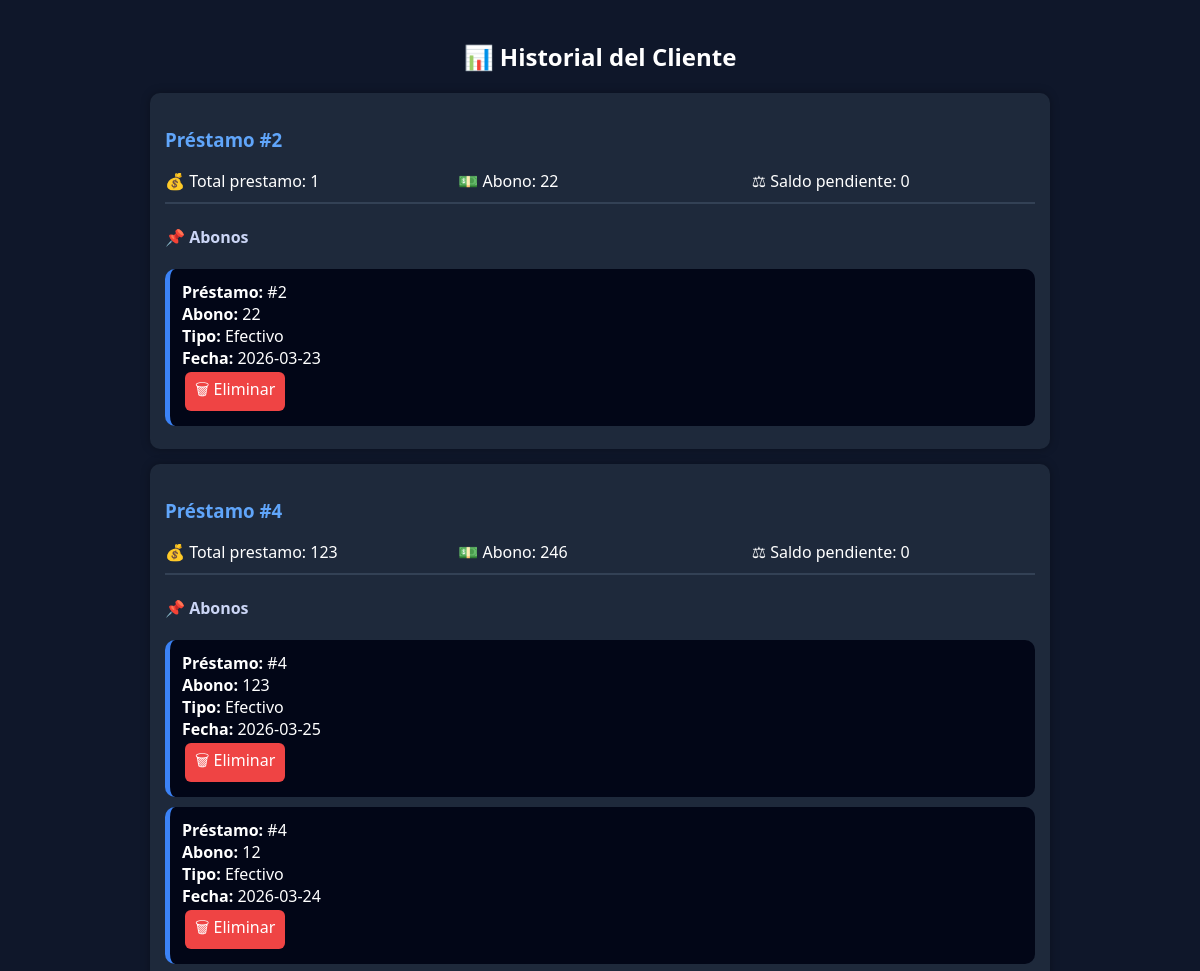
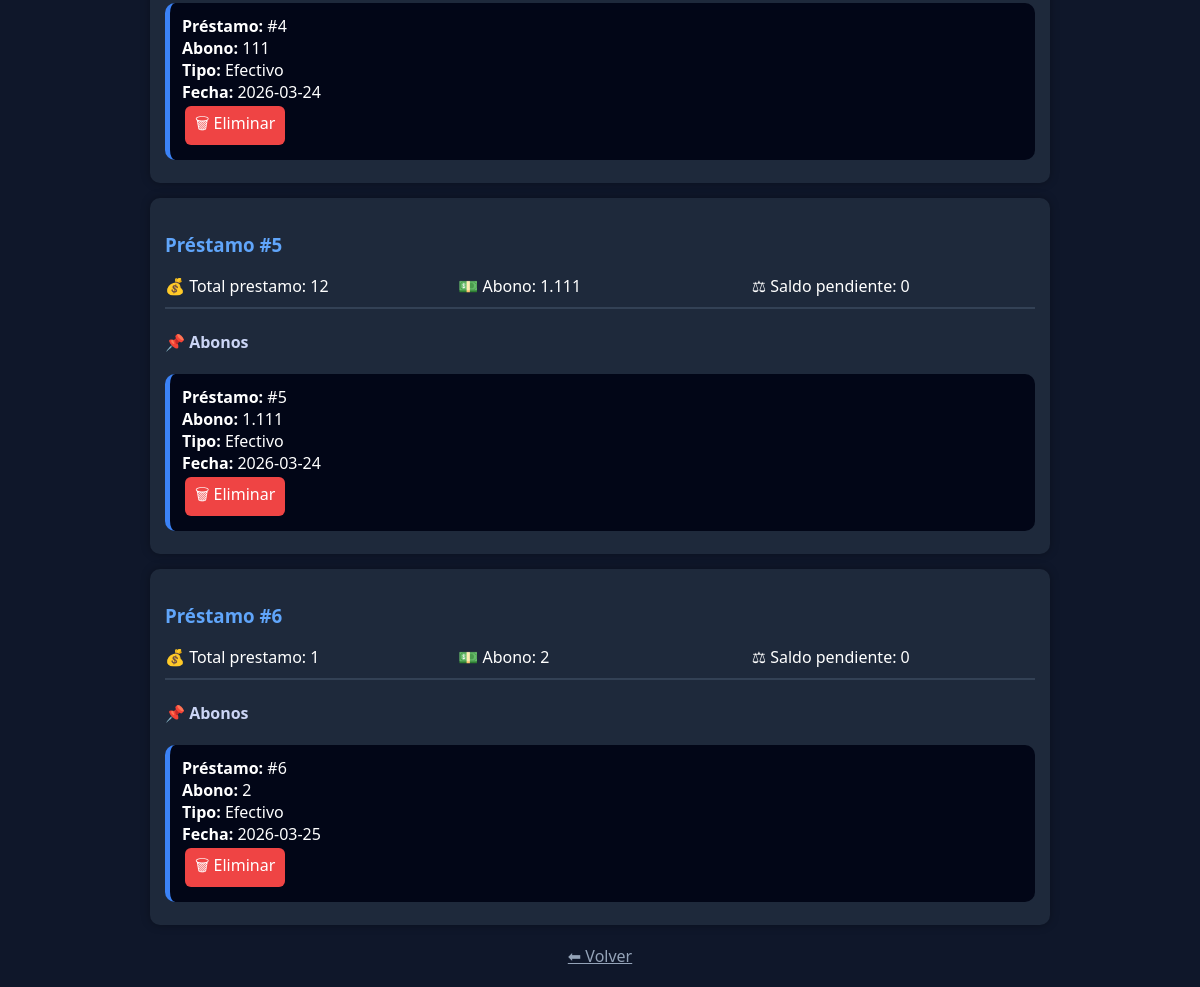
/historial/1, run on the app's committed database (2 pictures, top to bottom).
### tables this page shows
CREATE TABLE prestamos(
id INTEGER PRIMARY KEY AUTOINCREMENT,
cliente_id INTEGER,
capital REAL,
interes REAL,
dias INTEGER,
fecha TEXT,
vencimiento TEXT,
total REAL);

CREATE TABLE abonos(
id INTEGER PRIMARY KEY AUTOINCREMENT,
prestamo_id INTEGER,
monto REAL,
fecha TEXT, tipo TEXT DEFAULT 'Efectivo');

### app.py (the view)
@app.route("/historial/<int:id>")
def historial(id):
    conn = conectar()
    cursor = conn.cursor()
    prestamos = cursor.execute("""
        SELECT id,fecha,total
        FROM prestamos
        WHERE cliente_id=?
    """, (id,)).fetchall()
    data = []
    for p in prestamos:
        total, abonado, saldo, atraso, extra = calcular(p[0])
        abonos = cursor.execute("""
            SELECT id,monto,tipo,fecha
            FROM abonos
            WHERE prestamo_id=?
            ORDER BY id DESC
        """, (p[0],)).fetchall()
        lista_abonos = []
        for a in abonos:
            lista_abonos.append({
                "id": a[0],
                "monto": formato(a[1]),
                "tipo": a[2],
                "fecha": a[3]
            })
        data.append({
            "prestamo_id": p[0],
            "fecha": p[1],
            "total": formato(total),
            "abonado": formato(abonado),
            "saldo": formato(saldo),
            "estado": "PAGADO" if saldo<=0 else "VENCIDO" if atraso>0 else "ACTIVO",
            "abonos": lista_abonos
        })
    conn.close()
    return render_template("historial.html", data=data)

### app.py (called while the page is built)
def conectar():
    return sqlite3.connect("sistema.db")

def formato(x):
    return "{:,.0f}".format(x).replace(",", ".")

def calcular(pid):
    conn = conectar()
    cursor = conn.cursor()
    cursor.execute("SELECT total,vencimiento FROM prestamos WHERE id=?", (pid,))
    data = cursor.fetchone()
    if not data:
        return 0,0,0,0,0
    total, venc = data
    cursor.execute("SELECT SUM(monto) FROM abonos WHERE prestamo_id=?", (pid,))
    abonado = cursor.fetchone()[0] or 0
    saldo = total - abonado
    excedente = 0
    if saldo < 0:
        excedente = abs(saldo)
        saldo = 0
    hoy = datetime.now().date()
    venc = datetime.strptime(venc,"%Y-%m-%d").date()
    atraso = (hoy - venc).days if hoy > venc else 0
    conn.close()
    return total, abonado, saldo, atraso, excedente

### templates/historial.html (shortened to what this page needs)
<!DOCTYPE html>
<html>
<head>
<link rel="stylesheet" href="{{ url_for('static', filename='style.css') }}">
</head>
<body>
<div class="container">
<h2>📊 Historial del Cliente</h2>
{% for p in data %}
<div class="card">
<h3>Préstamo #{{p.prestamo_id}}</h3>
<div class="grid">
<div>💰 Total prestamo: {{p.total}}</div>
<div>💵 Abono: {{p.abonado}}</div>
<div>⚖ Saldo pendiente: {{p.saldo}}</div>
</div>
<hr>
<h4>📌 Abonos</h4>
{% for a in p.abonos %}
<div class="item">
<div><b>Préstamo:</b> #{{p.prestamo_id}}</div>
<div><b>Abono:</b> {{a.monto}}</div>
<div><b>Tipo:</b> {{a.tipo}}</div>
<div><b>Fecha:</b> {{a.fecha}}</div>
<a href="/eliminar_abono/{{a.id}}"
class="btn btn-del"
onclick="return confirm('¿Eliminar este abono?')">
🗑 Eliminar
</a>
</div>
{% endfor %}
</div>
{% endfor %}
<a href="/clientes" class="volver">⬅ Volver</a>
</div>
</body>
</html>

### static/style.css (style rules this page uses)
body { font-family: 'Segoe UI', sans-serif; background: #0f172a; color: #fff; margin:0; }
.container { width:90%; max-width:900px; margin:auto; padding:20px; }
h2 { text-align:center; margin-bottom:20px; }
.card { background:#1e293b; padding:15px; border-radius:10px; margin-bottom:15px; box-shadow:0 0 10px rgba(0,0,0,0.3); }
.btn { display:inline-block; padding:6px 10px; margin:3px; border-radius:6px; text-decoration:none; color:white; }
.btn-del { background:#ef4444; }
.volver { display:block; text-align:center; margin-top:20px; color:#94a3b8; }
.grid { display:grid; grid-template-columns: repeat(3,1fr); gap:10px; margin-bottom:10px; }
.item { background:#0f172a; padding:10px; border-radius:8px; margin-bottom:8px; border-left:4px solid #3b82f6; }
h3 { color:#60a5fa; }
h4 { color:#cbd5f5; }
hr { border:1px solid #334155; }
.item { background:#020617; padding:12px; border-radius:10px; margin-top:10px; border-left:5px solid #3b82f6; transition:0.3s; }
.grid { display:grid; grid-template-columns: repeat(3,1fr); gap:10px; margin:10px 0; }
hr { border:1px solid #334155; margin:10px 0; }
.grid { display:grid; grid-template-columns: repeat(3,1fr); gap:10px; }

### data on the page
prestamos: prestamo_id "2", total "1", abonado "22", saldo "0"
abonos: prestamo_id "2", monto "22", tipo "Efectivo", fecha "2026-03-23"
prestamos: prestamo_id "4", total "123", abonado "246", saldo "0"
abonos: prestamo_id "4", monto "123", tipo "Efectivo", fecha "2026-03-25"
abonos: prestamo_id "4", monto "12", tipo "Efectivo", fecha "2026-03-24"
abonos: prestamo_id "4", monto "111", tipo "Efectivo", fecha "2026-03-24"
prestamos: prestamo_id "5", total "12", abonado "1.111", saldo "0"
abonos: prestamo_id "5", monto "1.111", tipo "Efectivo", fecha "2026-03-24"
prestamos: prestamo_id "6", total "1", abonado "2", saldo "0"
abonos: prestamo_id "6", monto "2", tipo "Efectivo", fecha "2026-03-25"
